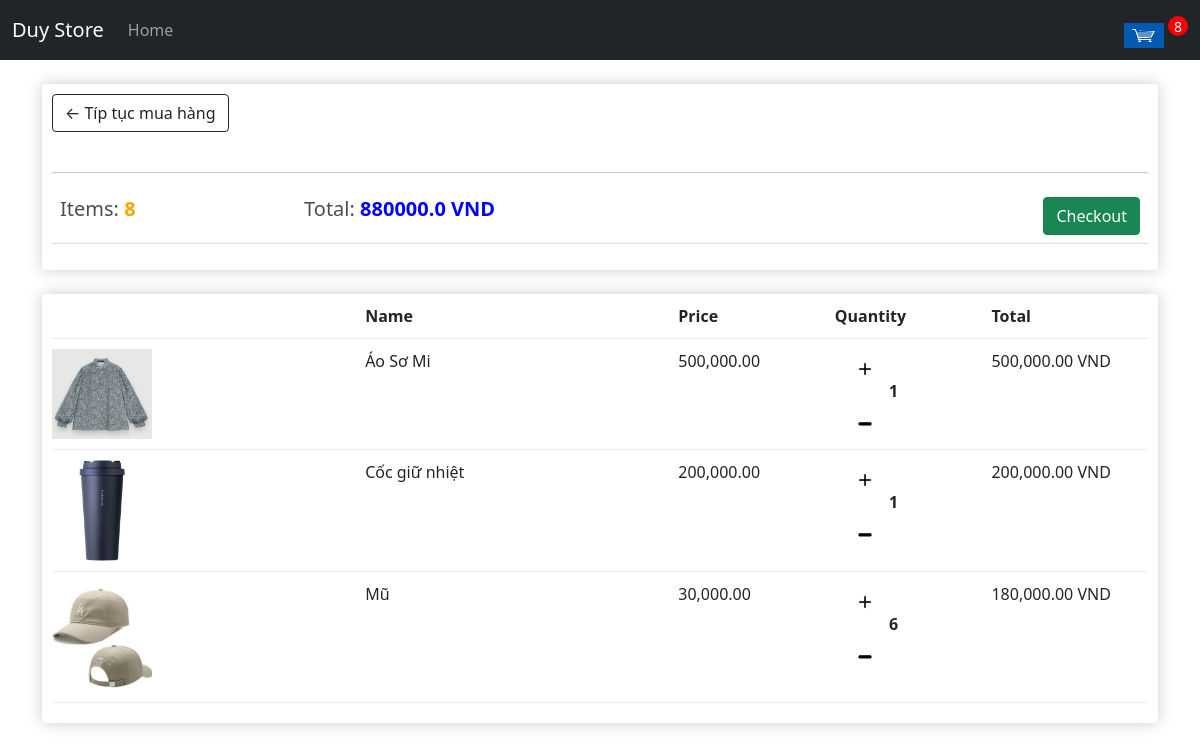
The app's page /cart (signed in) with its own data.
### store/models.py (models this page shows, shortened)
class Order(models.Model):
    customer = models.ForeignKey(Customer, on_delete=models.SET_NULL, null=True, blank=True)
    dateOrdered = models.DateTimeField(auto_now_add=True)
    complete = models.BooleanField(default=False)
    transactionId = models.CharField(max_length=200, null=True)
    @property
    def getTotalBill(self):
        orderItems = self.orderitem_set.all()
        total = sum([i.totalBill for i in orderItems])
        return (total)
    @property
    def getTotalItem(self):
        orderItems = self.orderitem_set.all()
        return (sum([i.quantity for i in orderItems]))

class OrderItem(models.Model):
    product = models.ForeignKey(Product, on_delete=models.SET_NULL, null=True, blank= True)
    order = models.ForeignKey(Order, on_delete=models.SET_NULL, null=True, blank= True)
    quantity = models.IntegerField(default=0, null=True, blank=True)
    dateAdded = models.DateTimeField(auto_now_add=True)
    @property
    def totalBill(self):
        return (self.product.price * self.quantity)
    @property
    def formatCur(self):
        amount = self.totalBill
        currency = "{:20,.2f}".format(amount)
        return currency

class Product(models.Model):
    name = models.CharField(max_length=200)
    price = models.FloatField()
    image = models.ImageField(null= True, blank= True)
    @property
    def imageUrl(self):
        try:
            url = self.image.url
        except:
            url = ''
        return url
    @property
    def formatCur(self):
        amount = self.price
        currency = "{:20,.2f}".format(amount)
        return currency

### store/views.py (the view, shortened to what this page needs)
# urls.py: path('cart', views.cart, name="cart"),
def cart(req):
    if req.user.is_authenticated:
        customer = req.user.customer
        order, created = Order.objects.get_or_create(customer = customer, complete = False)
        items = order.orderitem_set.all()
        countItem = order.getTotalItem
    context = {
        "items" : items,
        "order" : order,
        "countItem": countItem
        }
    return render(req, 'store/cart.html', context)

### store/templates/store/cart.html
{% extends 'store/main.html' %}
{% load static %}
{% block content %}
<div class="row">
    <div class="col-lg-12">
        <div class="box-element">
            <a class='btn btn-outline-dark' href="{% url 'store' %}">&#x2190; Típ tục mua hàng</a>
            <br> <br> <hr>
            <table class="table">
                <tr>
                    <th><h5>Items: <strong style="color: orange;">{{order.getTotalItem}} </strong></h5></th>
                    <th><h5>Total: <strong style="color: blue;">{{order.getTotalBill}} VND</strong></h5></th>
                    <th><a href="{% url 'checkout' %}" class="btn btn-success" style="float: right;">Checkout</a></th>
                </tr>
            </table>
        </div> <br>
        <div class="box-element">
            <div class="cart-row">
                <div style="flex: 2;"></div>
                <div style="flex: 2;"> <strong> Name </strong></div>
                <div style="flex: 1;"> <strong> Price </strong></div>
                <div style="flex: 1;"> <strong> Quantity </strong></div>
                <div style="flex: 1;"> <strong> Total </strong></div>
            </div>
            {% for item in items %}
            <div class="cart-row">
                <div style="flex: 2;"><img class="row-image" src="{{item.product.imageUrl }}" alt=""></div>
                <div style="flex: 2;">{{ item.product.name}}</div>
                <div style="flex: 1;">{{ item.product.formatCur}}</div>
                <div style="flex: 1;">
                    <div class="quantity">
                        <img class="chg-quantity btn_update" data-id="{{item.product.id}}" data-action="add" src="{% static 'images/plus_icon.png' %}" alt="">
                      <br>
                        <img class="chg-quantity btn_update" data-id="{{item.product.id}}" data-action="remove" src="{% static 'images/minus_icon.png' %}" alt="">
                    </div>
                    <div class="quantity">{{item.quantity}}</div>
                </div>
                <div style="flex: 1;">{{ item.formatCur }} VND</div>
            </div>
            {% endfor %}
{% endblock content %}

### static/css/styles.css (style rules this page uses)
body { background-color: hsl(0, 0%, 98%); }
h1,h2,h3,h4,h5,h6 { color:hsl(0, 0%, 30%); }
.box-element { box-shadow:hsl(0, 0%, 80%) 0 0 16px; background-color: #fff; border-radius: 4px; padding: 10px; }
.col-lg-4, .col-lg-6, .col-lg-8, .col-lg-12 { margin-top: 10px; }
.btn { border-radius: 0; }
.row-image { width: 100px; }
.cart-row { display: flex; align-items: flex-stretch; padding-bottom: 10px; margin-bottom: 10px; border-bottom: 1px solid #ececec; }
.quantity { display: inline-block; font-weight: 700; padding-right:10px; }
.chg-quantity { width: 20px; cursor: pointer; display: block; margin-top: 10px; margin-left: 20px; transition:.1s; }

### records on screen
Order: getTotalItem "8", getTotalBill "880000.0"
OrderItem: product.imageUrl (picture), product.name "Áo Sơ Mi", product.formatCur "500,000.00", quantity "1", formatCur "500,000.00"
OrderItem: product.imageUrl (picture), product.name "Cốc giữ nhiệt", product.formatCur "200,000.00", quantity "1", formatCur "200,000.00"
OrderItem: product.imageUrl (picture), product.name "Mũ", product.formatCur "30,000.00", quantity "6", formatCur "180,000.00"

### other values on screen
{{ countItem }} "8"
